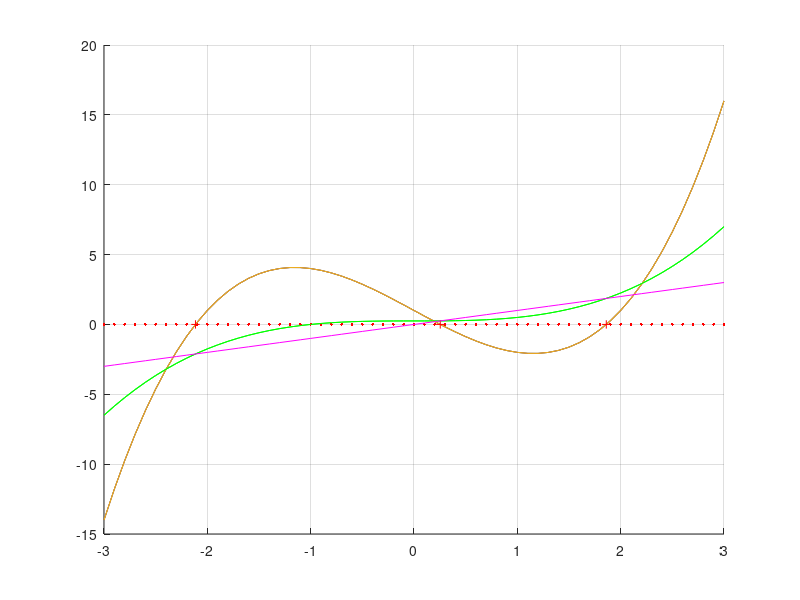

The MATLAB source for this figure:
%% Q16
clc
clear all
close all

f = [1 0 -4 1];

hold on
x = -3:0.1:3;
y = x.^3*f(1) + x*f(3) + f(4);

plot(x,y);
plot(x,0,'g');

%% Q17
clc
clear all
close all

f = [1 0 -4 1];

sort(roots(f))

%% Q19
clc
clear all
close all

f = [1 0 -4 1];
phi = [1/4 0 0 1/4];

hold on
x = -3:0.1:3;
yF = x.^3*f(1) + x*f(3) + f(4);
yPhi = x.^3*phi(1) + phi(4);

plot(x,yF);
plot(x,yPhi,'g');
plot(x,0,'r');

%% Q20
clc
clear all
close all

f = [1 0 -4 1];
phi = [1/4 0 0 1/4];
R = sort(roots(f))

hold on
x = -3:0.1:3;
yF = x.^3*f(1) + x*f(3) + f(4);
yPhi = x.^3*phi(1) + phi(4);
grid on

plot(x,yF);
plot(x,yPhi,'g');
plot(R(1),R(1).^3*f(1) + R(1)*f(3) + f(4),'+r');
plot(R(2),R(2).^3*f(1) + R(2)*f(3) + f(4),'+r');
plot(R(3),R(3).^3*f(1) + R(3)*f(3) + f(4),'+r');
plot(x,x,'m');

%% Q21
clc
clear all
close all

phi = [1/4 0 0 1/4];

act = 0;
prec = -1000;
eps = 10^(-15);
i=0;

while i<100 && ((act - prec)/prec).^2 > eps.^2
    i = i+1;
    prec = act;
    act = phi(1)*act.^3 + phi(4);
end;

disp(i);
disp(prec);
    
